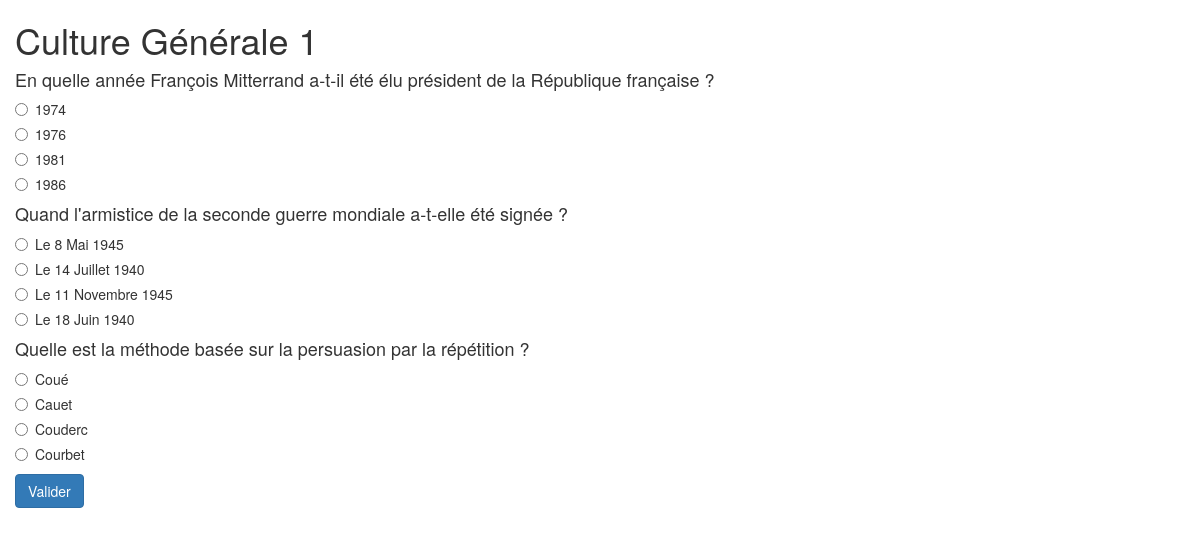
Page /index.php?p=quiz&id=2 on the committed database.
### tables this page shows
CREATE TABLE IF NOT EXISTS `quiz` (
  `id` int(11) NOT NULL AUTO_INCREMENT,
  `titre` varchar(255) NOT NULL DEFAULT '0',
  PRIMARY KEY (`id`)
);

CREATE TABLE IF NOT EXISTS `questions` (
  `id` int(11) NOT NULL AUTO_INCREMENT,
  `intitule` varchar(255) NOT NULL DEFAULT '0',
  `qcm` enum('Y','N') NOT NULL DEFAULT 'N',
  `id_quiz` int(11) NOT NULL DEFAULT '0',
  PRIMARY KEY (`id`),
  KEY `FK_id_quizz` (`id_quiz`),
  CONSTRAINT `FK_id_quizz` FOREIGN KEY (`id_quiz`) REFERENCES `quiz` (`id`)
);

CREATE TABLE IF NOT EXISTS `propositions` (
  `id` int(11) NOT NULL AUTO_INCREMENT,
  `reponses` varchar(255) NOT NULL DEFAULT '0',
  `correct` enum('Y','N') NOT NULL DEFAULT 'N',
  `id_question` int(11) NOT NULL DEFAULT '0',
  PRIMARY KEY (`id`),
  KEY `FK_id_questions` (`id_question`),
  CONSTRAINT `FK_id_questions` FOREIGN KEY (`id_question`) REFERENCES `questions` (`id`)
);

### index.php (called while the page is built, shortened)
<?php
include ('controleur/index.php');

### modele/get_titre_quiz.php (called while the page is built)
<?php
function get_titre_quiz($idQuiz){
    global $bdd;
    $req = $bdd->prepare('SELECT titre FROM quiz WHERE id=:idQuiz');
    $req->execute(array(':idQuiz' => $idQuiz));
    $titre = $req->fetchColumn();
    return $titre;
}

### modele/get_questions.php (called while the page is built)
<?php
function get_questions($idQuiz){
    global $bdd;
    $req = $bdd->prepare("SELECT * FROM questions WHERE id_quiz = :idQuiz");
    $req->execute(array(':idQuiz' => $idQuiz));
    $questions = $req->fetchAll(PDO::FETCH_ASSOC);
    return $questions;
}

### modele/exist_quiz.php (called while the page is built)
<?php
function exist_quiz($idQuiz){
    global $bdd;
    $req = $bdd->prepare('SELECT * FROM quiz WHERE id = :idQuiz');
    $req->execute(array(':idQuiz' => $idQuiz));
    $res = $req->fetchColumn();
    return $res;
}

### modele/get_propositions.php (called while the page is built)
<?php
function get_propositions($idQuestion){
    global $bdd;
    $req = $bdd->prepare("SELECT id, reponses FROM propositions WHERE id_question = :idQuestion");
    $req->execute(array(':idQuestion' => $idQuestion));
    $propositions = $req->fetchAll(PDO::FETCH_ASSOC);
    return $propositions;
}

### modele/test_ip.php (called while the page is built)
<?php
function test_ip($ip, $idQuiz){
    global $bdd;
    $ip = $bdd->quote($ip);
    $req = $bdd->query("SELECT * FROM enregistrements WHERE adresse_ip=$ip AND id_quiz=$idQuiz");
    $res = $req->fetchAll();
    return $res;
}

### vue/quiz.php (the view, shortened to what this page needs)
<!DOCTYPE html>
<html lang="fr">
<head>
    <link rel="stylesheet" href="https://maxcdn.bootstrapcdn.com/bootstrap/3.3.6/css/bootstrap.min.css">
</head>
<body>
<div class="container">
    <div class="row">
        <h1><?php echo $titre;?></h1>
        <form action="index.php?p=validation" method="post" class="form">
            <div class="form-group">
                <?php
                foreach($questions as $question)
                {
                    $compteurQuestion ++;
                    ?>
                    <h4><?php echo $question['intitule'];?></h4>
                    <?php
                    include_once('modele/get_propositions.php');
                    $propositions = get_propositions($question['id']);
                    foreach ($propositions as $cle => $proposition) {
                        if($question['qcm'] == 'N') {
                            ?>
                            <div class="radio">
                                <label>
                                    <input type="radio"
                                           name="<?php echo $compteurQuestion; ?>"
                                           id="<?php echo $compteurQuestion; ?>"
                                           value="<?php echo $proposition['reponses']; ?>">
                                    <?php echo $proposition['reponses'] ?>
                                </label>
                            </div>
                        <?php
                        }
                    }
                }
                ?>
                <button type="submit" class="btn btn-primary">Valider</button>
            </div>
        </form>
    </div>
</div>
</body>
</html>

### rows in the picture
quiz: titre "Culture Générale 1"
questions: intitule "En quelle année François Mitterrand a-t-il été élu président de la République française ?"
propositions: reponses "1974"
propositions: reponses "1976"
propositions: reponses "1981"
propositions: reponses "1986"
questions: intitule "Quand l'armistice de la seconde guerre mondiale a-t-elle été signée ?"
propositions: reponses "Le 8 Mai 1945"
propositions: reponses "Le 14 Juillet 1940"
propositions: reponses "Le 11 Novembre 1945"
propositions: reponses "Le 18 Juin 1940"
questions: intitule "Quelle est la méthode basée sur la persuasion par la répétition ?"
propositions: reponses "Coué"
propositions: reponses "Cauet"
propositions: reponses "Couderc"
propositions: reponses "Courbet"
